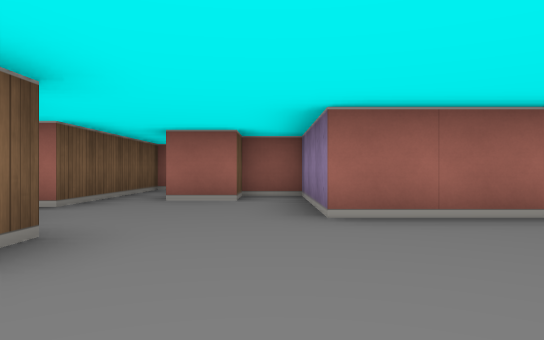
view 1 (above)

22 first-person views from a walk through a cub3D maze. The camera is about half as high as the walls, looks level and sees 70° across. The floor is counted in squares. Each view is taken from the middle of a square. On the plan, view 1 faces up. The plan holds only what a view shows up to about 9 squares ahead; the rest is blank.

view 2
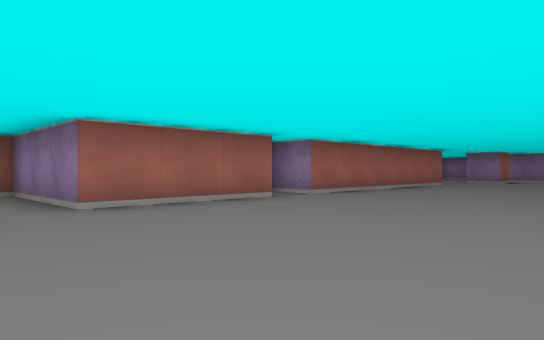

view 3
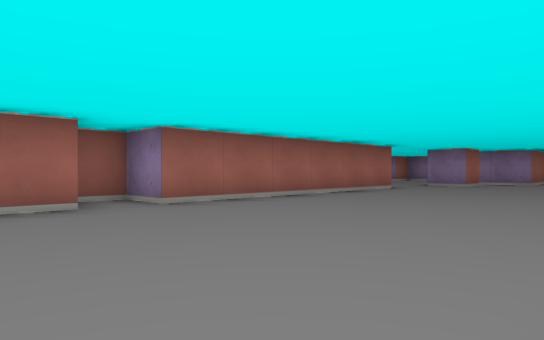

view 4
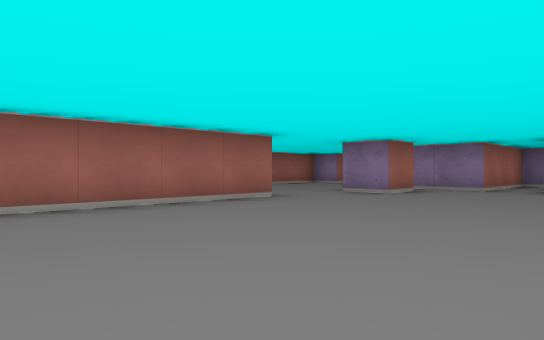

view 5
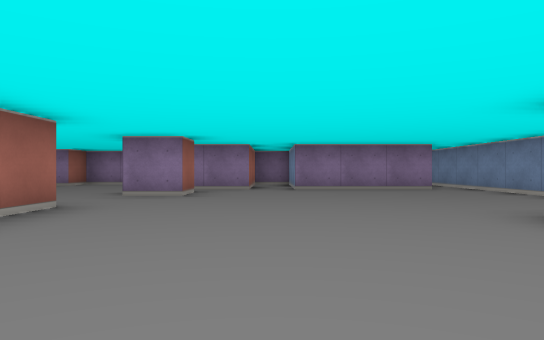

view 6
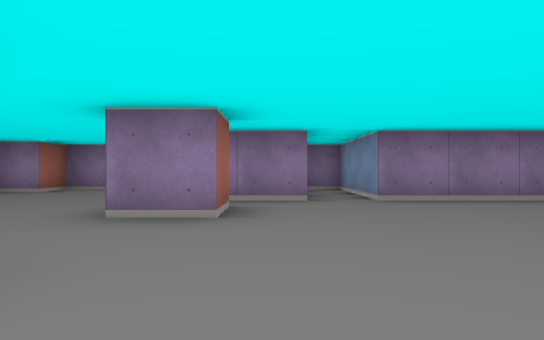

view 7
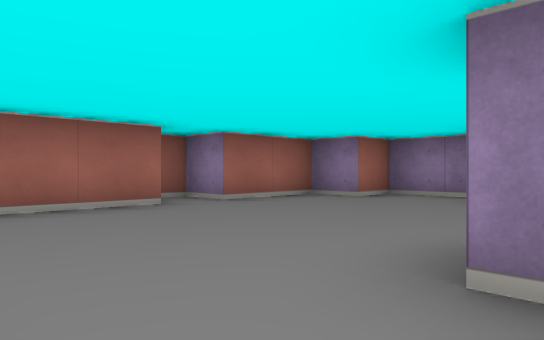

view 8
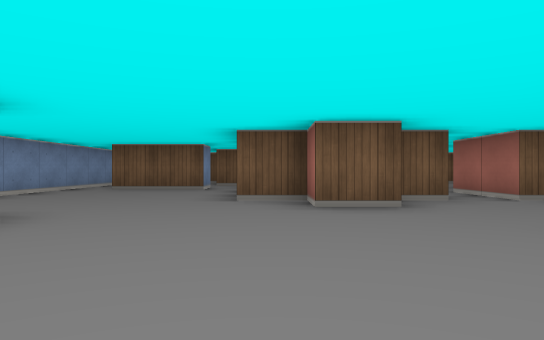

view 9
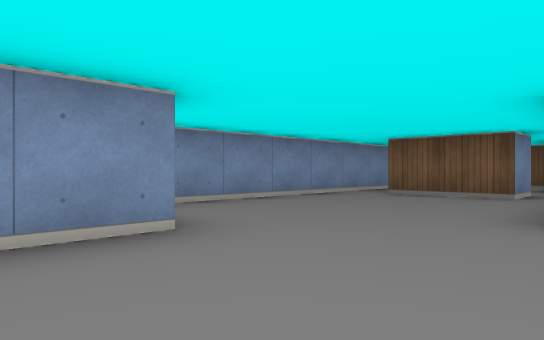

view 10
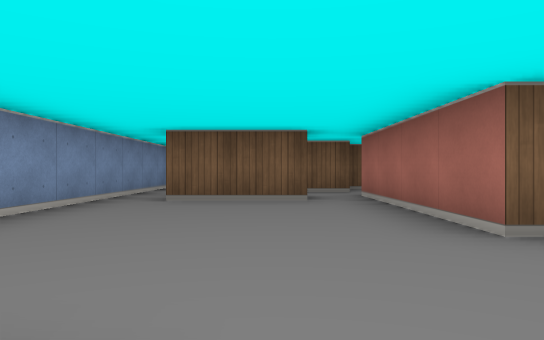

view 11
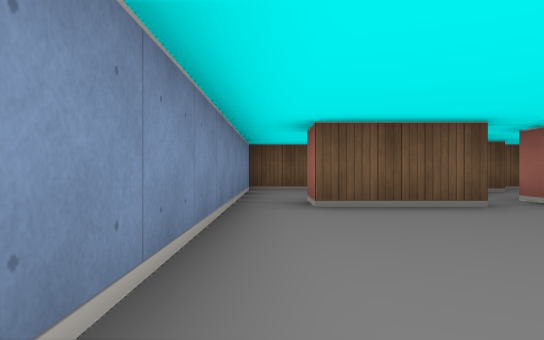

view 12
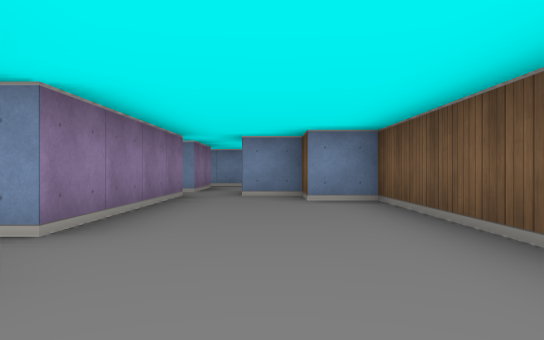

view 13
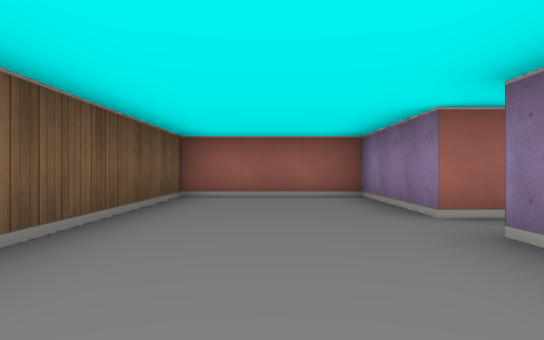

view 14
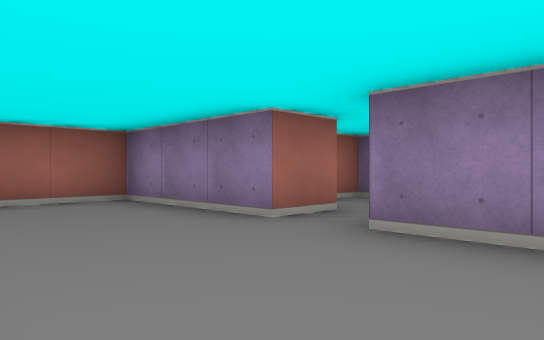

view 15
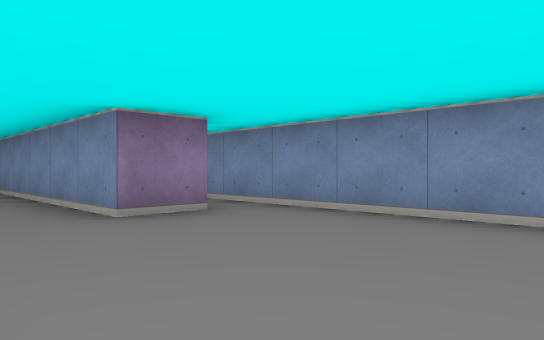

view 16
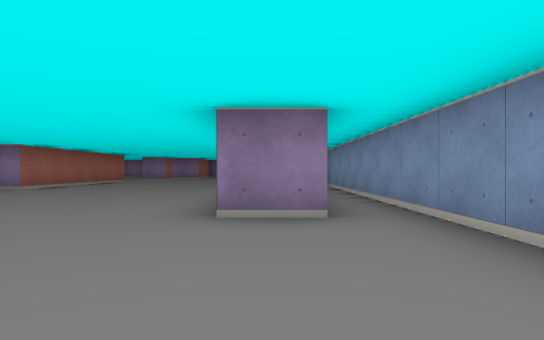

view 17
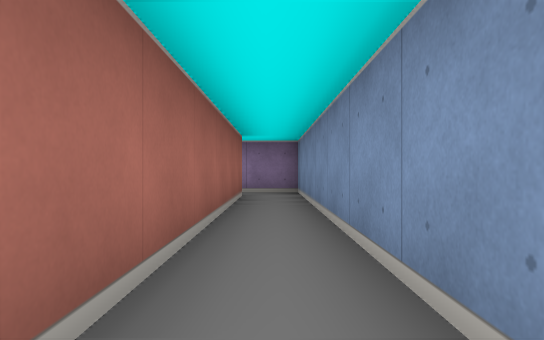

view 18
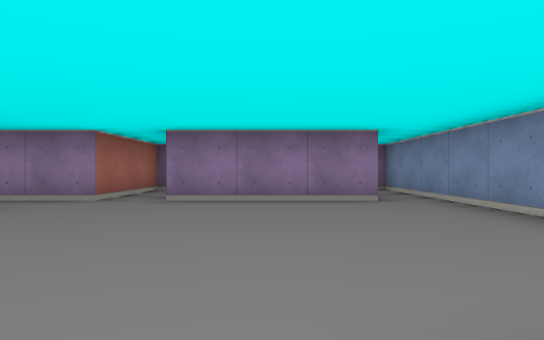

view 19
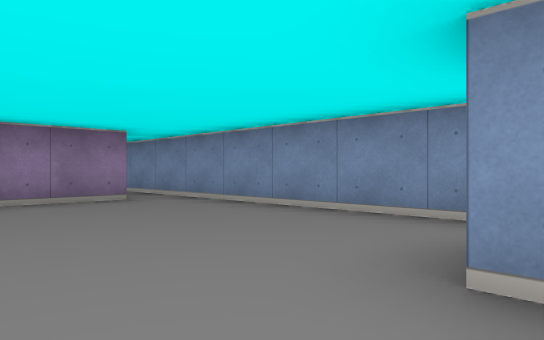

view 20
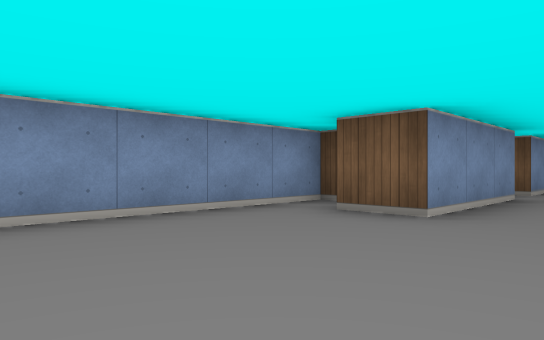

view 21
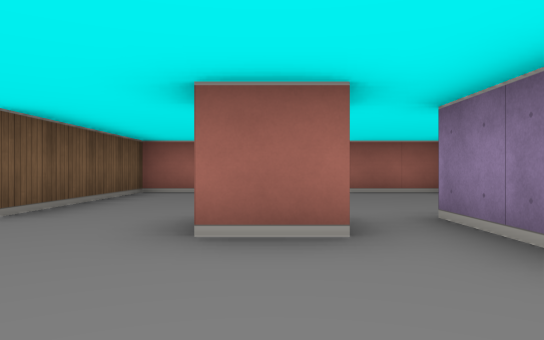

view 22
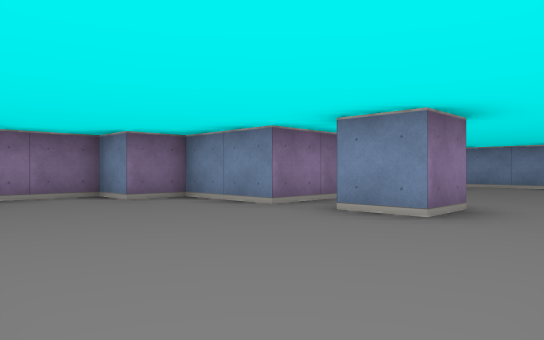

### Floor plan
Points are (right, up) in squares from view 1. A wall is a line through its corners. A room is listed if a view was taken in it or the views show most of it. See-through windows are left out.
Room 1 (views 1, 2, 3, 4, 5, 6, 7, 8, 9, 10, 11, 15, 16, 17, 18, 19, 20, 21, 22)
walls: (6.5, -1.5) (9.5, -1.5) (9.5, -2.5); (3.5, 3.5) (0.5, 3.5) (0.5, 6.5) (-0.5, 6.5) (-0.5, 5.5) (-1.5, 5.5); (5.4, -2.5) (-0.5, -2.5) (-0.5, -1.5) (5.5, -1.5); (8.5, -3.5) (14.5, -3.5); (-1.5, 2.6) (-1.5, 1.5) (-2.5, 1.5) (-2.5, 0.5) (-5.5, 0.5); (13.6, 2.5) (12.5, 2.5) (12.5, 3.5) (13.5, 3.5); (-2.5, 3.5) (-2.5, 2.8); (14.5, -2.6) (14.5, 0.5) (17.5, 0.5) (17.5, 1.5) (14.5, 1.5) (14.5, 3.5) (16.5, 3.5) (16.5, 4.5) (17.5, 4.5) (17.5, 6.5) (16.5, 6.5) (16.5, 7.5) (14.5, 7.5) (14.5, 8.5) (14, 8.5); (13.5, 7.5) (10.5, 7.5) (10.5, 3.5) (4.5, 3.5) (4.5, 4.5) (3.8, 4.5); (-2.5, 8.5) (-2.5, 4.5) (-3.5, 4.5); (-5.5, -0.5) (-5.5, -2.5); (-5.5, -3.5) (6.5, -3.5) (6.5, -2.4)
ways out: opening at (-6, -3) to room 3; opening at (-6, 0) to room 3; opening at (-3, 4); opening at (15.5, -3)
Room 2 (views 12, 13, 14)
walls: (-6.5, 5.5) (-6.5, 8.5) (-9.5, 8.5) (-9.5, 1.5) (-8.5, 1.5) (-8.5, 0.5) (-7.5, 0.5); (-6.5, 0.5) (-6.5, 4.5)
ways out: opening at (-7, 0) to room 3; opening at (-6, 5)
Room 3 (no view inside)
walls: (-6.5, -2) (-6.5, -0.5) (-5.5, -0.5); (-9.5, -0.8) (-9.5, -3.5); (-9.2, -3.5) (-5.5, -3.5); (-7.5, 0.5) (-7.5, -0.4); (-5.5, -2.5) (-6.4, -2.5); (-5.5, 0.5) (-6.5, 0.5)
ways out: opening at (-6, -3) to room 1; opening at (-6, 0) to room 1; opening at (-7, 0) to room 2

Where each view was taken, in squares from view 1:
view 1: 0 up, 0 right, facing up
view 2: 1 down, 1 left, facing up-right
view 3: 1 down, 2 right, facing up-right
view 4: 1 down, 6 right, facing up-right
view 5: 1 up, 6 right, facing right
view 6: 2 up, 9 right, facing right
view 7: 3 up, 11 right, facing up-right
view 8: 1 up, 3 right, facing left
view 9: 1 up, 1 right, facing down-left
view 10: 1 down, 0 right, facing left
view 11: 3 down, 1 left, facing left
view 12: 7 up, 8 left, facing down
view 13: 2 up, 8 left, facing up
view 14: 3 up, 9 left, facing up-right
view 15: 0 up, 4 left, facing down-right
view 16: 2 down, 4 left, facing right
view 17: 3 down, 1 left, facing right
view 18: 1 down, 9 right, facing right
view 19: 0 up, 9 right, facing down-right
view 20: 0 up, 13 right, facing down-left
view 21: 0 up, 13 right, facing up
view 22: 7 up, 11 right, facing down-right
